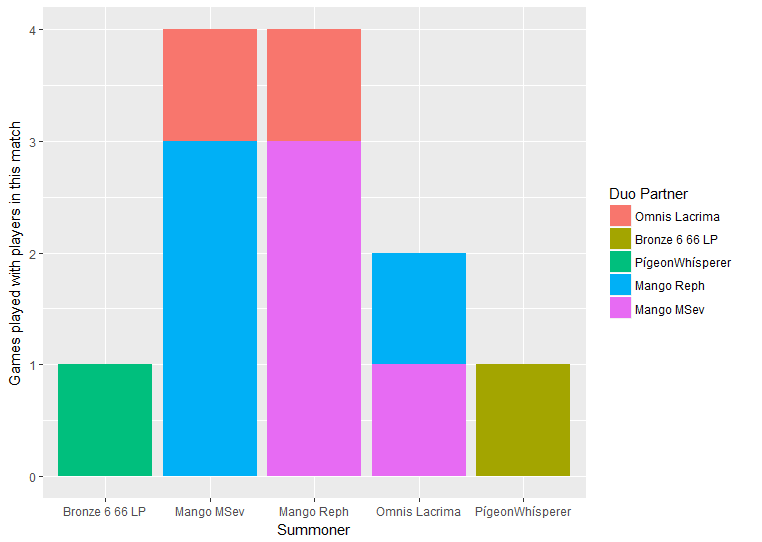

Reproduce this figure in R.
library(ggplot2)
library(reshape2)
library(dplyr)
library(grid)
library(gridExtra)

source("RiotApiFunctions.R", local = TRUE)

matchagr <- Summoner.Matches(Summoner.Info("Mango%20MSev")$id)
matchagr <- head(matchagr$matches$matchId, 1)
matchagr

cmatch <- Summoner.Match(matchagr[1])
cmatchpar <- cmatch$participantIdentities$player$summonerId
cmatchpar
cmatchpar.names <- cmatch$participantIdentities$player$summonerName
cmatchpar.names
j= NULL
j$fun <- c(rep("Summoner.Matches",10))
j$par <- cmatchpar
j <- as.data.frame(j, ncol(2))
j

matches.By.Par <- Time.Requests(j)
match.ids.agr <- NULL
for (i in 1:length(matchesByPar))
{
  match.ids.By.Par <- NULL
  match.ids.By.Par$mid <- head(matches.By.Par[[i]]$matches$matchId, 10)
  match.ids.By.Par$sum.Name <- rep(cmatchpar.names[i], 10)
  match.ids.By.Par <- as.data.frame(match.ids.By.Par, ncol=2)
  match.ids.agr <- rbind(match.ids.agr, match.ids.By.Par)
}
match.ids.agr$id <- NULL

# deprecated?
dups <- match.ids.agr[ duplicated(match.ids.agr$mid) ,]$mid
pre <- match.ids.agr[ which(match.ids.agr$mid %in% dups) ,]
all.names <- as.character(unique(pre$sum.Name))
other.df <- NULL
for(i in 1:length(all.names))
{
  all.per.sum <- pre[ (which(pre$mid %in% pre[(pre$sum.Name == all.names[i]),]$mid)) ,]
  other.in.prev <- all.per.sum[all.per.sum$sum.Name != all.names[i],]
  other.in.prev$master <- all.names[i]
  other.df <- rbind(other.df, other.in.prev)
}

other.df

table(pre)

ggplot(other.df, aes(x = other.df$master, y = 1, fill = other.df$sum.Name)) + geom_bar(stat = "identity") +
  labs(x = "Summoner", y = "Games played with players in this match") +
  scale_fill_discrete(name = "Duo Partner")
